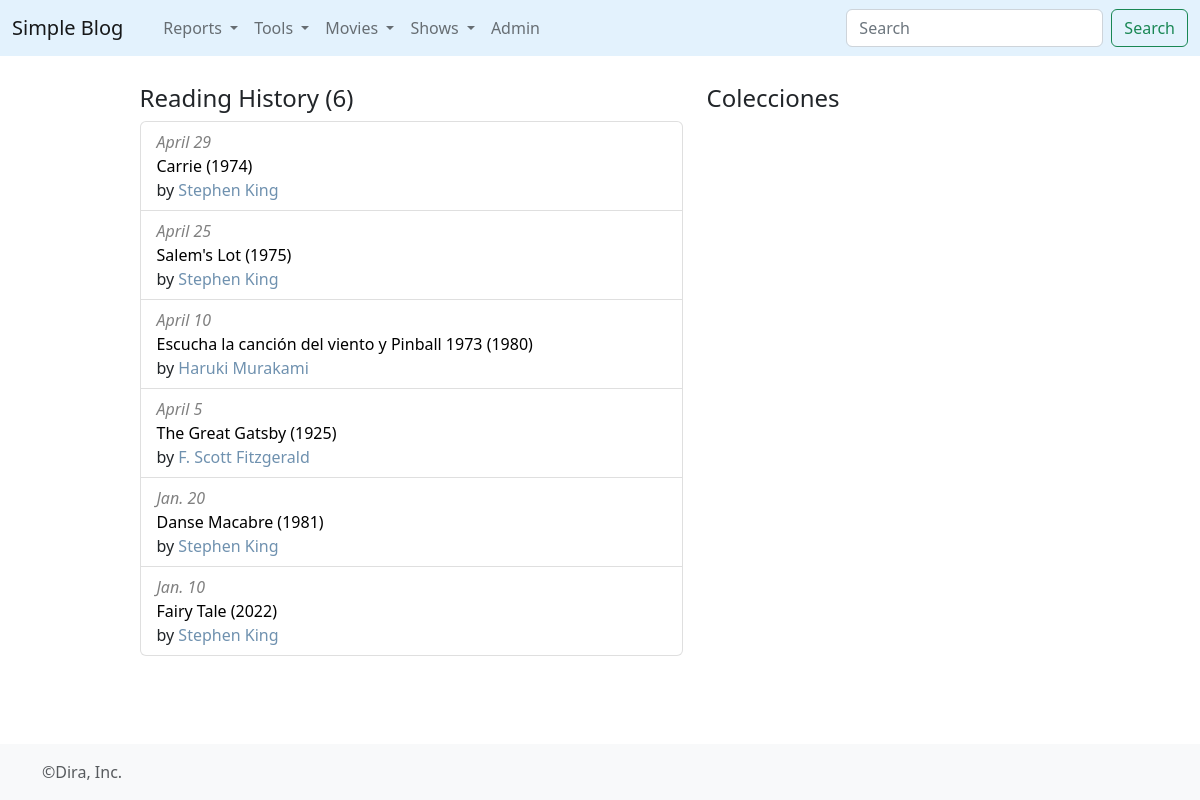
Page /simpleblog/rhistory/ on the committed database.
### simpleblog/models.py (models this page shows, shortened)
class attrFecha(models.Model):
	pagina = models.ForeignKey(PaginaSB, on_delete=models.CASCADE)
	attNombre = models.CharField(max_length=255)
	attValor = models.DateField()
	attOrden = models.IntegerField()

class PaginaSB(models.Model):
	titulo = models.CharField(max_length=255)
	contenido = models.TextField()
	fecha_creacion = models.DateTimeField(auto_now=True,editable=False)
	fecha_inicio = models.DateField(default='2025-04-29')
	categoria = models.ForeignKey(CategoriaSB, on_delete = models.CASCADE)
	@property
	def authors(self):
		autores = ""
		if self.categoria.nombre_categoria == 'book':
			query_autores = attrPagina.objects.filter(attNombre='Author',pagina=self).order_by('id')
			for q in query_autores:
				autores = autores + q.attValor.titulo.strip() + ", "
		return autores[:-2]
	@property
	def pubyear(self):
		pub_year = 0
		if self.categoria.nombre_categoria == 'book':
			query_pubyear = attrEntero.objects.filter(attNombre='Pub Year',pagina=self).latest('id')
			pub_year=query_pubyear.attValor
		return pub_year

class CategoriaSB(models.Model):
	nombre_categoria = models.CharField(max_length=255)

class attrEntero(models.Model):
	pagina = models.ForeignKey(PaginaSB, on_delete=models.CASCADE)
	attNombre = models.CharField(max_length=255)
	attValor =  models.IntegerField()
	attOrden = models.IntegerField()

class attrPagina(models.Model):
	pagina = models.ForeignKey(PaginaSB, on_delete=models.CASCADE, related_name="this_pagina")
	attNombre = models.CharField(max_length=255)
	attValor = models.ForeignKey(PaginaSB, on_delete=models.CASCADE, related_name="rel_pagina")
	attOrden = models.IntegerField()

### simpleblog/views.py (the view)
# urls.py: path('rhistory/', views.readingHist, name='readingHist'),
def readingHist(request):
	ptitulo = 'Literature Reading History'
	lecturas = attrFecha.objects.filter(attNombre='Read',pagina__categoria__nombre_categoria='book').order_by('-attValor')
	return render(request,'read-history.html',{'ptitulo':ptitulo,'lecturas':lecturas})

### simpleblog/templates/read-history.html (shortened to what this page needs)
{% extends 'base_blog.html' %}
{% block contenido %}
  <h4>Reading History ({{lecturas.count}})</h4>
    <ul class="list-group" reversed>
        {% for a in lecturas %}
          <li class="list-group-item">
            <span style="color:grey;"><i>{{a.attValor|date:"N j"}}</i></span><br><a href="{% url 'blog' a.pagina.id %}" style="color:black; text-decoration: none;">{{a.pagina.titulo}} ({{a.pagina.pubyear}})</a><br>by <span style="color: #6f91af;">{{a.pagina.authors}}</span>
          </li>
        {% endfor %}
      </ul>
{% endblock %}
{% block rightbar %}
<br>
<h4>Colecciones</h4>
{% endblock %}

### rows in the picture
attrFecha: attValor "April 29", pagina.titulo "Carrie", pagina.pubyear "1974", pagina.authors "Stephen King"
attrFecha: attValor "April 25", pagina.titulo "Salem's Lot", pagina.pubyear "1975", pagina.authors "Stephen King"
attrFecha: attValor "April 10", pagina.titulo "Escucha la canción del viento y Pinball 1973", pagina.pubyear "1980", pagina.authors "Haruki Murakami"
attrFecha: attValor "April 5", pagina.titulo "The Great Gatsby", pagina.pubyear "1925", pagina.authors "F. Scott Fitzgerald"
attrFecha: attValor "Jan. 20", pagina.titulo "Danse Macabre", pagina.pubyear "1981", pagina.authors "Stephen King"
attrFecha: attValor "Jan. 10", pagina.titulo "Fairy Tale", pagina.pubyear "2022", pagina.authors "Stephen King"

### other values in the picture
{{ lecturas.count }} "6"
